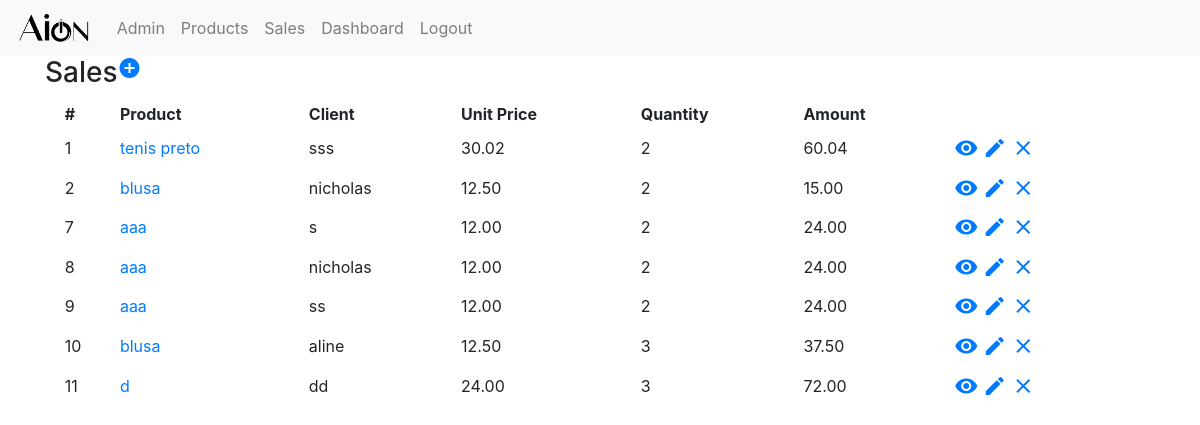
Page /sales_app/sales/ on the earlier database version.
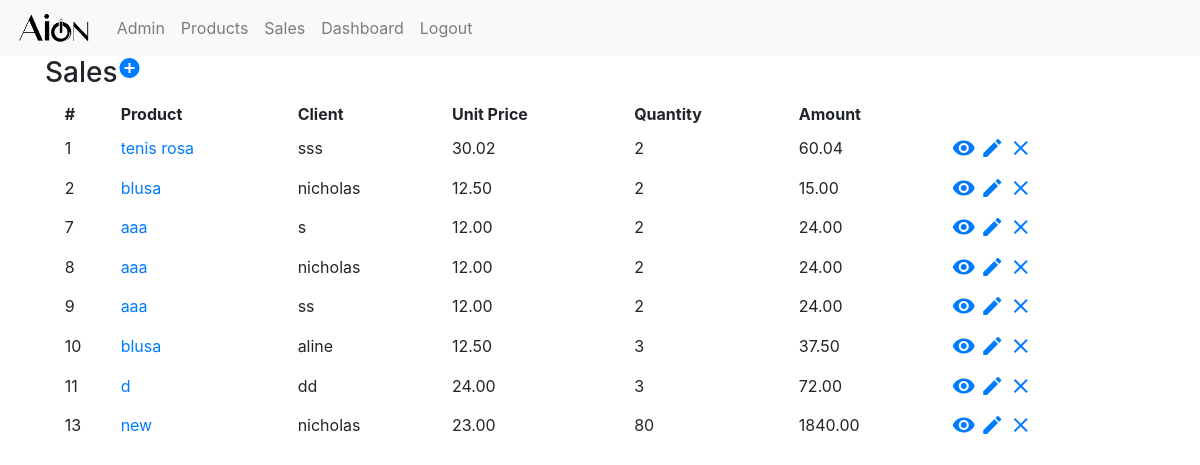
Same page on the later database version.
### sales_app/models.py (models this page shows, shortened)
class Sale(models.Model):
    product_name = models.ForeignKey(Product, related_name='sales', on_delete=models.PROTECT)
    client_name = models.CharField(max_length=256)
    quantity = models.PositiveIntegerField()
    amount = models.DecimalField(decimal_places=2, max_digits=32, blank=True, null=True)

class Product(models.Model):
    name = models.CharField(max_length=256, unique=True)
    price = models.DecimalField(decimal_places=2, max_digits=32)
    def __str__(self):
        return self.name

### sales_app/views.py (the view)
# urls.py: path('sales/', views.SalesListView.as_view(), name='sales'),
class SalesListView(ListView):
    context_object_name = 'sales'
    model = models.Sale

### sales_app/templates/sales_app/sale_list.html
{% extends "sales_app/sales_app_base.html" %}
{% block body_block %}
<div class="container">
  <div class="row">
    <h3>Sales</h3>
    <a href="{% url 'sales_app:sale_create' %}"><span class="material-icons">add_circle</span></a>
  </div>
  <table class="table table-sm table-hover table-borderless">
    <thead>
      <tr>
        <th scope="col">#</th>
        <th scope="col">Product</th>
        <th scope="col">Client</th>
        <th scope="col">Unit Price</th>
        <th scope="col">Quantity</th>
        <th scope="col">Amount</th>
        <th scope="col"></th>
      </tr>
    </thead>
    <tbody>
      {% for sale in sales %}
      <tr>
        <td>{{sale.pk}}</td>
        <td><a href="{% url 'sales_app:product_detail' pk=sale.product_name.pk %}">{{sale.product_name}}</a></td>
        <td>{{sale.client_name}}</td>
        <td>{{sale.product_name.price}}</td>
        <td>{{sale.quantity}}</td>
        <td>{{sale.amount}}</td>
        <td>
          <a href="{% url 'sales_app:sale_detail' pk=sale.pk %}"><span class="material-icons">visibility</span></a>
          <a href="{% url 'sales_app:sale_update' pk=sale.pk %}"><span class="material-icons">edit</span></a>
          <a href="{% url 'sales_app:sale_delete' pk=sale.pk %}"><span class="material-icons">clear</span></a>
        </td>
      </tr>
      {% endfor %}
    </tbody>
  </table>
</div>
{% endblock %}

Differences in the rows shown:
changed through a linked row, Sale "sss": product_name "tenis preto" → "tenis rosa"
added Sale: pk "13", product_name "new", client_name "nicholas", product_name.price "23.00", quantity "80", amount "1840.00"
